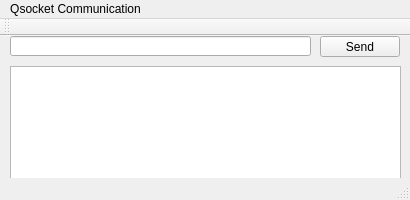
<?xml version="1.0" encoding="UTF-8"?>
<ui version="4.0">
 <class>MainWindow</class>
 <widget class="QMainWindow" name="MainWindow">
  <property name="geometry">
   <rect>
    <x>0</x>
    <y>0</y>
    <width>410</width>
    <height>200</height>
   </rect>
  </property>
  <property name="windowTitle">
   <string>MainWindow</string>
  </property>
  <widget class="QWidget" name="centralWidget">
   <widget class="QLineEdit" name="send_message_box">
    <property name="geometry">
     <rect>
      <x>10</x>
      <y>0</y>
      <width>301</width>
      <height>20</height>
     </rect>
    </property>
   </widget>
   <widget class="QPushButton" name="pushButton">
    <property name="geometry">
     <rect>
      <x>320</x>
      <y>0</y>
      <width>80</width>
      <height>21</height>
     </rect>
    </property>
    <property name="text">
     <string>Send</string>
    </property>
   </widget>
   <widget class="QTextEdit" name="receive_data_box">
    <property name="geometry">
     <rect>
      <x>10</x>
      <y>30</y>
      <width>391</width>
      <height>131</height>
     </rect>
    </property>
   </widget>
  </widget>
  <widget class="QMenuBar" name="menuBar">
   <property name="geometry">
    <rect>
     <x>0</x>
     <y>0</y>
     <width>410</width>
     <height>17</height>
    </rect>
   </property>
   <widget class="QMenu" name="menuQsocket_Communication">
    <property name="title">
     <string>Qsocket Communication</string>
    </property>
   </widget>
   <addaction name="menuQsocket_Communication"/>
  </widget>
  <widget class="QToolBar" name="mainToolBar">
   <attribute name="toolBarArea">
    <enum>TopToolBarArea</enum>
   </attribute>
   <attribute name="toolBarBreak">
    <bool>false</bool>
   </attribute>
  </widget>
  <widget class="QStatusBar" name="statusBar"/>
 </widget>
 <layoutdefault spacing="6" margin="11"/>
 <resources/>
 <connections/>
</ui>
